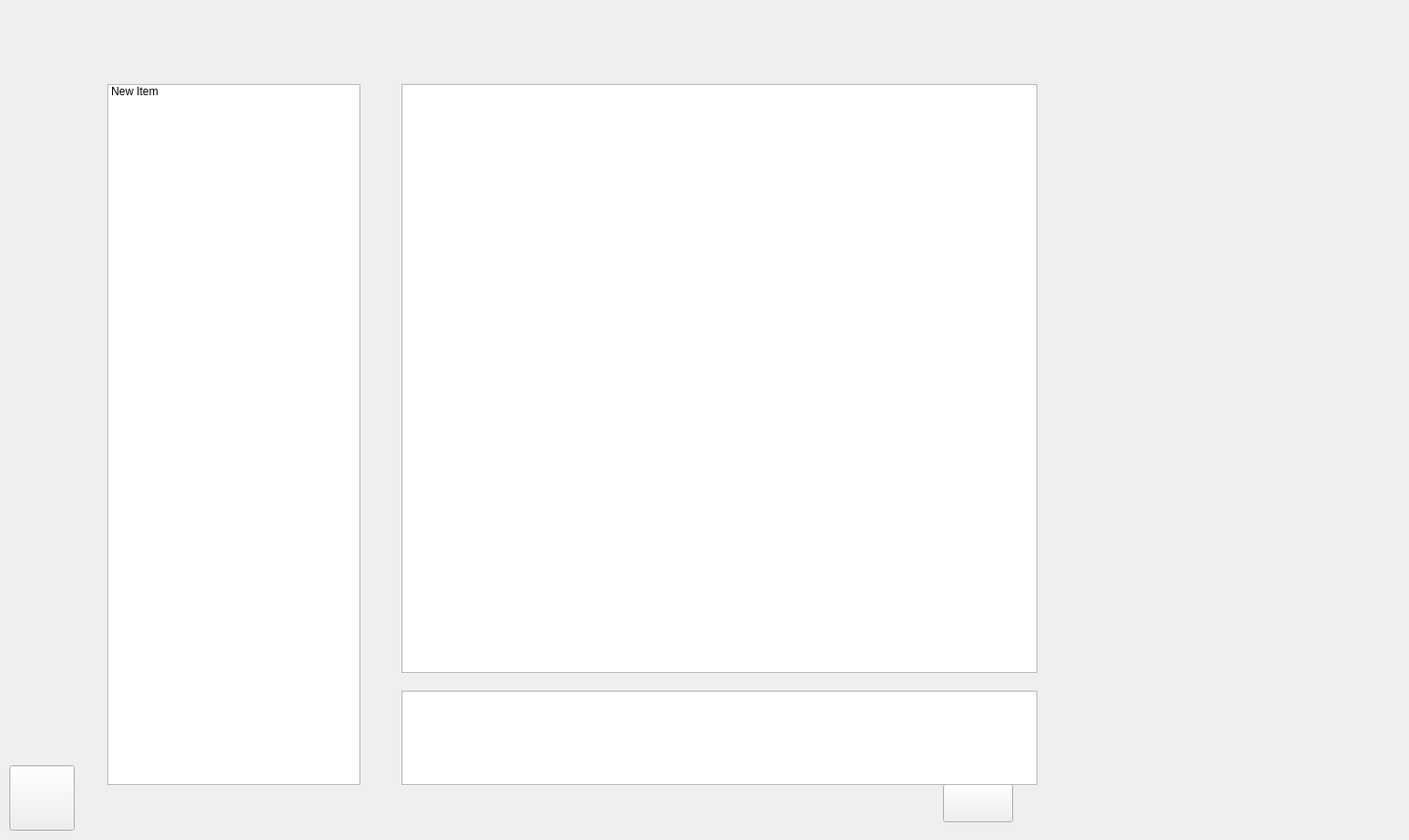
<?xml version="1.0" encoding="UTF-8"?>
<ui version="4.0">
 <class>ChatForm</class>
 <widget class="QWidget" name="ChatForm">
  <property name="geometry">
   <rect>
    <x>0</x>
    <y>0</y>
    <width>1509</width>
    <height>900</height>
   </rect>
  </property>
  <property name="windowTitle">
   <string>Form</string>
  </property>
  <property name="styleSheet">
   <string notr="true">background-image:url(&quot;images/Chat.jpg&quot;)</string>
  </property>
  <widget class="QPushButton" name="send_Button">
   <property name="geometry">
    <rect>
     <x>1010</x>
     <y>840</y>
     <width>75</width>
     <height>41</height>
    </rect>
   </property>
   <property name="text">
    <string/>
   </property>
  </widget>
  <widget class="QTextBrowser" name="textBrowser">
   <property name="geometry">
    <rect>
     <x>430</x>
     <y>90</y>
     <width>681</width>
     <height>631</height>
    </rect>
   </property>
  </widget>
  <widget class="QTextEdit" name="textEdit">
   <property name="geometry">
    <rect>
     <x>430</x>
     <y>740</y>
     <width>681</width>
     <height>101</height>
    </rect>
   </property>
  </widget>
  <widget class="QPushButton" name="pushButton1">
   <property name="geometry">
    <rect>
     <x>150</x>
     <y>210</y>
     <width>75</width>
     <height>23</height>
    </rect>
   </property>
   <property name="text">
    <string>10001</string>
   </property>
  </widget>
  <widget class="QPushButton" name="pushButton1_2">
   <property name="geometry">
    <rect>
     <x>150</x>
     <y>170</y>
     <width>75</width>
     <height>23</height>
    </rect>
   </property>
   <property name="text">
    <string>10000</string>
   </property>
  </widget>
  <widget class="QLabel" name="f_avatar_label">
   <property name="geometry">
    <rect>
     <x>1170</x>
     <y>40</y>
     <width>171</width>
     <height>171</height>
    </rect>
   </property>
   <property name="styleSheet">
    <string notr="true"/>
   </property>
   <property name="text">
    <string/>
   </property>
   <property name="scaledContents">
    <bool>true</bool>
   </property>
  </widget>
  <widget class="QLabel" name="f_nickname_label">
   <property name="geometry">
    <rect>
     <x>1170</x>
     <y>220</y>
     <width>181</width>
     <height>41</height>
    </rect>
   </property>
   <property name="text">
    <string/>
   </property>
  </widget>
  <widget class="QLabel" name="chatname_label">
   <property name="geometry">
    <rect>
     <x>450</x>
     <y>20</y>
     <width>191</width>
     <height>41</height>
    </rect>
   </property>
   <property name="text">
    <string/>
   </property>
  </widget>
  <widget class="QWidget" name="verticalLayoutWidget">
   <property name="geometry">
    <rect>
     <x>1200</x>
     <y>350</y>
     <width>160</width>
     <height>181</height>
    </rect>
   </property>
   <layout class="QVBoxLayout" name="verticalLayout">
    <item>
     <widget class="QLabel" name="address_label">
      <property name="text">
       <string/>
      </property>
     </widget>
    </item>
    <item>
     <widget class="QLabel" name="email_label">
      <property name="text">
       <string/>
      </property>
     </widget>
    </item>
    <item>
     <widget class="QLabel" name="tel_label">
      <property name="text">
       <string/>
      </property>
     </widget>
    </item>
    <item>
     <widget class="QLabel" name="birthday_label">
      <property name="text">
       <string/>
      </property>
     </widget>
    </item>
   </layout>
  </widget>
  <widget class="QPushButton" name="pushButton1_3">
   <property name="geometry">
    <rect>
     <x>150</x>
     <y>250</y>
     <width>75</width>
     <height>23</height>
    </rect>
   </property>
   <property name="text">
    <string>10002</string>
   </property>
  </widget>
  <widget class="QLabel" name="onlinestatus_label">
   <property name="geometry">
    <rect>
     <x>660</x>
     <y>30</y>
     <width>54</width>
     <height>21</height>
    </rect>
   </property>
   <property name="text">
    <string/>
   </property>
  </widget>
  <widget class="QLabel" name="style_label">
   <property name="geometry">
    <rect>
     <x>1160</x>
     <y>290</y>
     <width>211</width>
     <height>41</height>
    </rect>
   </property>
   <property name="text">
    <string/>
   </property>
  </widget>
  <widget class="QLabel" name="my_avatar_label">
   <property name="geometry">
    <rect>
     <x>20</x>
     <y>10</y>
     <width>61</width>
     <height>61</height>
    </rect>
   </property>
   <property name="text">
    <string/>
   </property>
   <property name="scaledContents">
    <bool>true</bool>
   </property>
  </widget>
  <widget class="QPushButton" name="quit_Button">
   <property name="geometry">
    <rect>
     <x>10</x>
     <y>820</y>
     <width>70</width>
     <height>70</height>
    </rect>
   </property>
   <property name="text">
    <string/>
   </property>
  </widget>
  <widget class="QPushButton" name="pushButton1_4">
   <property name="geometry">
    <rect>
     <x>150</x>
     <y>120</y>
     <width>75</width>
     <height>23</height>
    </rect>
   </property>
   <property name="text">
    <string>小Root</string>
   </property>
  </widget>
  <widget class="QListWidget" name="listWidget">
   <property name="geometry">
    <rect>
     <x>115</x>
     <y>90</y>
     <width>271</width>
     <height>751</height>
    </rect>
   </property>
   <item>
    <property name="text">
     <string>New Item</string>
    </property>
   </item>
  </widget>
 </widget>
 <resources/>
 <connections/>
</ui>
